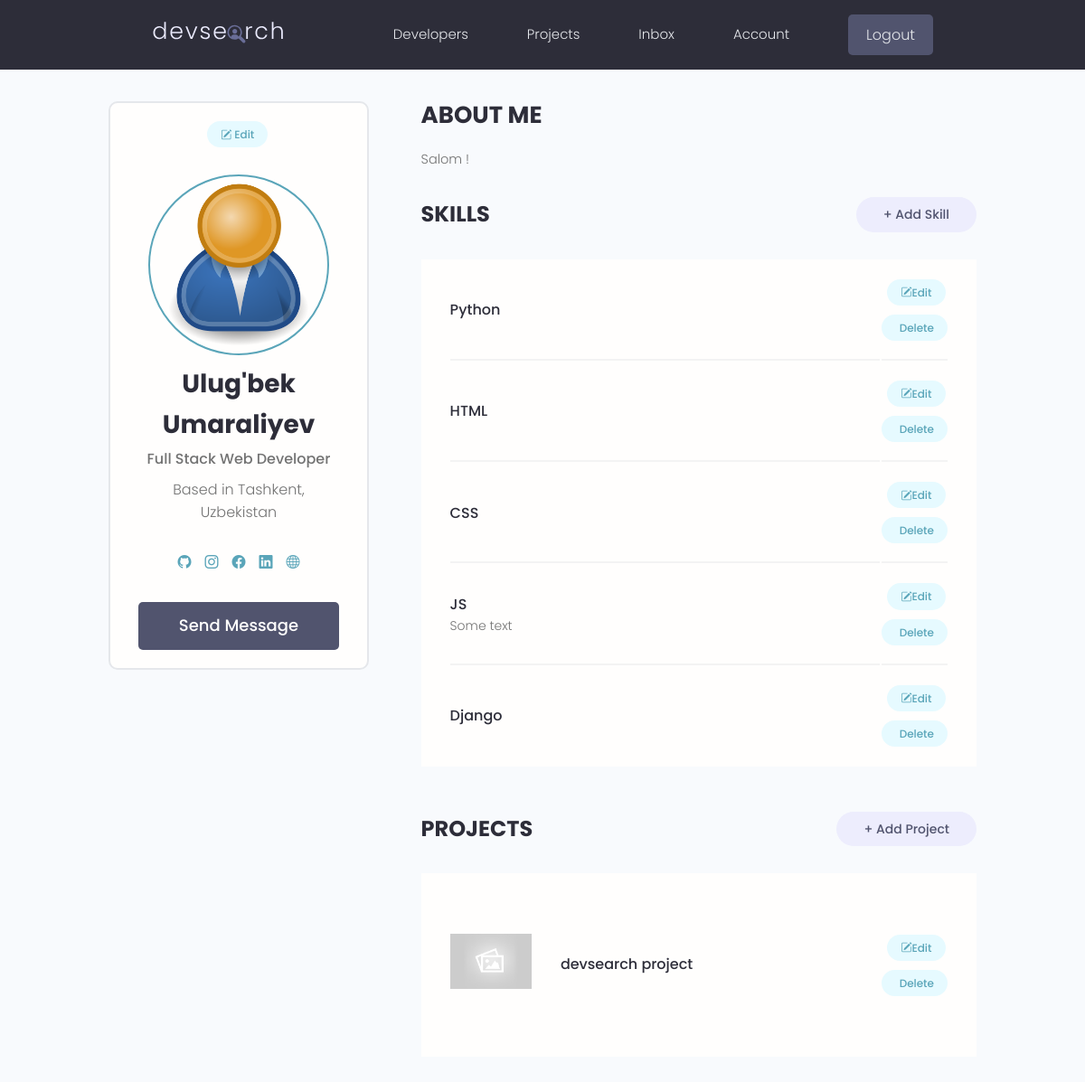
The page /profiles/account/ (signed in) on the database its author committed.
### users/models.py (models this page shows, shortened)
class Profile(AbstractBaseUser, PermissionsMixin):
    email = models.EmailField(max_length=255, unique=True)
    first_name = models.CharField(max_length=255)
    last_name = models.CharField(max_length=255)
    is_staff = models.BooleanField(default=False)
    photo = models.ImageField(upload_to='profile-avatars/', default='devsearch-test/profile-avatars/user-default.png',
                              null=True,
                              blank=True)
    short_intro = models.CharField(max_length=255, null=True, blank=True)
    location = models.CharField(max_length=255, null=True, blank=True)
    description = models.TextField(null=True, blank=True)
    social_instagram = models.URLField(null=True, blank=True)
    social_facebook = models.URLField(null=True, blank=True)
    social_website = models.URLField(null=True, blank=True)
    social_github = models.URLField(null=True, blank=True)
    social_linkedin = models.URLField(null=True, blank=True)
    id = models.UUIDField(default=uuid.uuid4, unique=True, primary_key=True, editable=False)
    created = models.DateTimeField(auto_now_add=True)
    updated = models.DateTimeField(auto_now=True)
    objects = ProfileManager()
    USERNAME_FIELD = 'email'
    REQUIRED_FIELDS = ['first_name', 'last_name']
    @property
    def get_full_name(self):
        return f'{self.first_name} {self.last_name}'

class Skill(models.Model):
    profile = models.ForeignKey(to=Profile, on_delete=models.CASCADE)
    name = models.CharField(max_length=255)
    description = models.TextField(null=True, blank=True)
    id = models.UUIDField(default=uuid.uuid4, unique=True, primary_key=True, editable=False)
    created = models.DateTimeField(auto_now_add=True)
    updated = models.DateTimeField(auto_now=True)

### main/models.py (models this page shows, shortened)
class Project(models.Model):
    owner = models.ForeignKey(to=Profile, on_delete=models.CASCADE)
    title = models.CharField(max_length=255, unique=True)  # unique=True
    description = models.TextField(null=True, blank=True)
    photo = models.ImageField(upload_to='project-photos/',
                              default='devsearch-test/project-photos/project-default.jpg', null=True,
                              blank=True)
    source_code = models.URLField(null=True, blank=True)
    live_demo = models.URLField(null=True, blank=True)
    tags = models.ManyToManyField(to='Tag')
    id = models.UUIDField(default=uuid.uuid4, editable=False, primary_key=True, unique=True)
    created = models.DateTimeField(auto_now_add=True)
    updated = models.DateTimeField(auto_now=True)

### users/views.py (the view)
# urls.py: path('account/', views.account, name='account'),
@login_required(login_url='users:signin')
def account(request):
    context = {
        'skills': request.user.skill_set.all(),
        'projects': request.user.project_set.all(),
    }
    return render(request, 'users/account.html', context)

### users/templates/users/account.html (shortened to what this page needs)
{% extends 'base.html' %}
{% block content %}
<main class="settingsPage request.user my-md">
    <div class="container">
        <div class="layout">
            <div class="column column--1of3">
                <div class="card text-center">
                    <div class="card__body dev">
                        <a class="tag tag--pill tag--main settings__btn" href="{% url 'users:account_update' %}"><i class="bi bi-pencil-square"></i> Edit</a>
                        <img class="avatar avatar--xl dev__avatar"
                             src="{{ request.user.photo.url }}"
                            alt="{{ request.user.get_full_name }}"
                        />
                        <h2 class="dev__name">{{ request.user.get_full_name }}</h2>
                        <p class="dev__title">
                            {% if not request.user.short_intro %}
                            No "short intro" set
                            {% else %}
                            {{ request.user.short_intro }}
                            {% endif %}
                        </p>
                        <p class="dev__location">
                            {% if not request.user.location %}
                            No "location" set
                            {% else %}
                            Based in {{ request.user.location }}
                            {% endif %}
                        </p>
                        <ul class="dev__social">
                            {% if request.user.social_github %}
                            <li>
                                <a title="Github" href="{{ request.user.social_github }}" target="_blank">
                                    <i class="bi bi-github"></i>
                                </a>
                            </li>
                            {% endif %}
                            {% if request.user.social_instagram %}
                            <li>
                                <a title="Instagram" href="{{ request.user.social_instagram }}" target="_blank">
                                    <i class="bi bi-instagram"></i>
                                </a>
                            </li>
                            {% endif %}
                            {% if request.user.social_facebook %}
                            <li>
                                <a title="Facebook" href="{{ request.user.social_facebook }}" target="_blank">
                                    <i class="bi bi-facebook"></i>
                                </a>
                            </li>
                            {% endif %}
                            {% if request.user.social_linkedin %}
                            <li>
                                <a title="LinkedIn" href="{{ request.user.social_linkedin }}" target="_blank">
                                    <i class="bi bi-linkedin"></i>
                                </a>
                            </li>
                            {% endif %}
                            {% if request.user.social_website %}
                            <li>
                                <a title="Personal Website" href="{{ request.user.social_website }}" target="_blank">
                                    <i class="bi bi-globe"></i>
                                </a>
                            </li>
                            {% endif %}
                        </ul>
                        <a href="#" class="btn btn--sub btn--lg">Send Message </a>
                    </div>
                </div>
            </div>
            <div class="column column--2of3">
                <div class="devInfo">
                    <h3 class="devInfo__title">About Me</h3>
                    <p class="devInfo__about">
                        {% if not request.user.description %}
                        No "description" set
                        {% else %}
                        {{ request.user.description|linebreaksbr }}
                        {% endif %}
                    </p>
                </div>
                <div class="settings">
                    <h3 class="settings__title">Skills</h3>
                    <a class="tag tag--pill tag--sub settings__btn tag--lg" href="{% url 'users:add_skill' %}">
                        + Add Skill
                    </a>
                </div>
                <table class="settings__table">
                    {% for skill in skills %}
                    <tr>
                        <td class="settings__tableInfo">
                            <h4>{{ skill.name }}</h4>
                            <p>
                                {{ skill.description|linebreaksbr }}
                            </p>
                        </td>
                        <td class="settings__tableActions">
                            <a class="tag tag--pill tag--main settings__btn" href="{% url 'users:edit_skill' pk=skill.id %}">
                                <i class="bi bi-pencil-square"></i>
                                Edit
                            </a>
                            <a class="tag tag--pill tag--main settings__btn" href="{% url 'users:delete_skill' pk=skill.id %}">
                                Delete</a>
                        </td>
                    </tr>
                    {% endfor %}
                </table>
                <div class="settings">
                    <h3 class="settings__title">Projects</h3>
                    <a class="tag tag--pill tag--sub settings__btn tag--lg" href="{% url 'main:add_project' %}">+ Add
                        Project</a>
                </div>
                <table class="settings__table">
                    {% for project in projects %}
                    <tr>
                        <td class="settings__thumbnail">
                            <a href="{% url 'main:project_detail' pk=project.id %}"><img src="{{ project.photo.url }}" alt="{{ project.title }}" /></a>
                        </td>
                        <td class="settings__tableInfo">
                            <a href="{% url 'main:project_detail' pk=project.id %}">{{ project.title }}</a>
                        </td>
                        <td class="settings__tableActions">
                            <a class="tag tag--pill tag--main settings__btn" href="{% url 'main:edit_project' pk=project.id %}">
                                <i class="bi bi-pencil-square"></i>
                                Edit
                            </a>
                            <a class="tag tag--pill tag--main settings__btn" href="{% url 'main:delete_project' pk=project.id %}">
                                Delete</a>
                        </td>
                    </tr>
                    {% endfor %}
                </table>
            </div>
        </div>
    </div>
</main>
{% endblock content %}

### static/styles/app.css (style rules this page uses)
:root { --color-sub: #2d2d39; }
.btn--sub { background-color: var(--color-sub-light); }
.card { border: 2px solid var(--color-light); }
img { width: 100%; }
.dev__avatar { display: block; margin: auto; }
.dev__name { color: var(--color-sub); font-size: 2.8rem; font-weight: 700; margin-top: 1rem; margin-bottom: 0.5rem; }
.dev__title { font-size: 1.6rem; font-weight: 500; line-height: 1.3; }
.dev__location { margin-top: 1rem; }
.dev__social { margin: 3rem 0; list-style: none; display: flex; justify-content: center; gap: 1.5rem; }
.devInfo { margin-bottom: 3rem; }
.devInfo__title, .devInfo__subtitle { font-size: 2.6rem; color: var(--color-sub); text-transform: uppercase; font-weight: 700; margin-bottom: 1.5rem; }
.devInfo__about, .devSkill__info { font-size: 1.45rem; line-height: 1.7; text-align: justify; }
.settingsPage .dev > .settings__btn { display: inline-block; margin-bottom: 3rem; }
.settings { display: flex; justify-content: space-between; align-items: center; }
.settings__title { font-size: 2.4rem; text-transform: uppercase; font-weight: 700; color: var(--color-sub); }
.settings__table { margin-top: 3rem; margin-bottom: 5rem; padding: 0 3rem; background: var(--color-white); }
.settings__table tr { width: 100%; }
.settings__table tr > td { padding: 2rem 0; }
.settings__table tr:not(:last-child) td { border-bottom: 2px solid var(--color-white-light); }
.settings__thumbnail { width: 23%; min-width: 10rem; }
.settings__thumbnail img { padding-right: 3rem; height: 15rem; object-fit: contain; }
.settings__tableInfo { width: 100%; }
.settings__tableInfo h4, .settings__tableInfo a { padding-right: 1rem; width: auto; font-size: 1.6rem; font-weight: 500; color: var(--color-sub); }
.settings__tableInfo p { font-size: 1.4rem; }
.settings__tableActions { text-align: right; }

### static/uikit/styles/modules/_variables.css (style rules this page uses)
:root { --color-main: #5aa5b9; --color-main-light: #e6faff; --color-sub: #3f4156; --color-sub-light: #51546e; --color-sub-lighter: #ededfd; --color-text: #737373; --color-gray: #8b8b8b; --color-light: #e5e7eb; --color-light-gray: #767676; --color-bg: #f8fafd; --color-white: #fffefd; --color-white-light: #f3f3f3; --color-success: #359e64; --color-success-bg: #def8e8; --color-error: #fc4b0b; --color-error-bg: #fff2ee; --font-base: 'Poppins', arial, helvetica, 'Segoe UI', roboto, ubuntu, sans-serif; --font-monospace: 'Fira Code', 'Courier New', courier, monospace; --font-regular: 300; --font-medium: 500; --font-bold: 700; --generic-shadow: 1px 1px 5px #00000010; --generic-transition: all 0.3s ease-in-out; }

### static/uikit/styles/modules/_base.css (style rules this page uses)
* { margin: 0; padding: 0; box-sizing: border-box; text-rendering: optimizeLegibility; color: inherit; font-size: inherit; }
html { font-size: 50%; }
@media only screen and (min-width: 480px) { html { font-size: 56.25%; } }
@media only screen and (min-width: 1200px) { html { font-size: 62.5%; } }
body { line-height: 1.6; font-weight: 400; font-size: 1.5rem; color: var(--color-text); background-color: var(--color-bg); min-height: 100vh; }

### static/uikit/styles/modules/_typography.css (style rules this page uses)
* { font-family: var(--font-base); }
h2 { font-size: 3.6rem; font-weight: var(--font-bold); }
h3 { font-size: 3.2rem; font-weight: var(--font-medium); }
h4 { font-size: 2.8rem; font-weight: var(--font-medium); }
p, span, strong { font-size: 1.6rem; color: var(--color-text); font-weight: var(--font-regular); }
a { padding-bottom: 2px; text-decoration: none; display: inline-block; color: var(--color-main); font-weight: var(--font-medium); }

### static/uikit/styles/modules/_utilities.css (style rules this page uses)
.container { width: 92%; max-width: 165rem; margin: 0 auto; box-sizing: border-box; }
@media screen and (min-width: 1000px) { .container { width: 90%; } }
@media screen and (min-width: 1200px) { .container { width: 80%; } }
.text-center { text-align: center; }
.my-md { margin: 3rem auto; }

### static/uikit/styles/modules/_avatar.css (style rules this page uses)
.avatar { border-radius: 50%; border: 2px solid var(--color-main); object-fit: cover; }
.avatar--xl { height: 20rem; width: 20rem; }

### static/uikit/styles/modules/_card.css (style rules this page uses)
.card { border-radius: 1rem; background-color: var(--color-white); border: 1.5px solid var(--color-light); width: auto; height: auto; margin-top: 0.5rem; margin-bottom: 0.5rem; overflow: hidden; }
.card__body, .card__header { padding: 2rem 2.5rem; }

### static/uikit/styles/modules/_layout.css (style rules this page uses)
.layout { display: flex; flex-flow: row wrap; justify-content: space-between; }
.layout > .column { margin-bottom: 3rem; }
.layout > .column.column--1of3 { flex-basis: 30%; }
.layout > .column.column--2of3 { flex-basis: 64%; }

### rows shown on the page
Profile: user.photo (placeholder picture), user.get_full_name "Ulug'bek Umaraliyev", user.short_intro "Full Stack Web Developer", user.location "Tashkent, Uzbekistan", user.description "Salom !"
Skill: name "Python"
Skill: name "HTML"
Skill: name "CSS"
Skill: name "JS", description "Some text"
Skill: name "Django"
Project: photo (placeholder picture), title "devsearch project"
